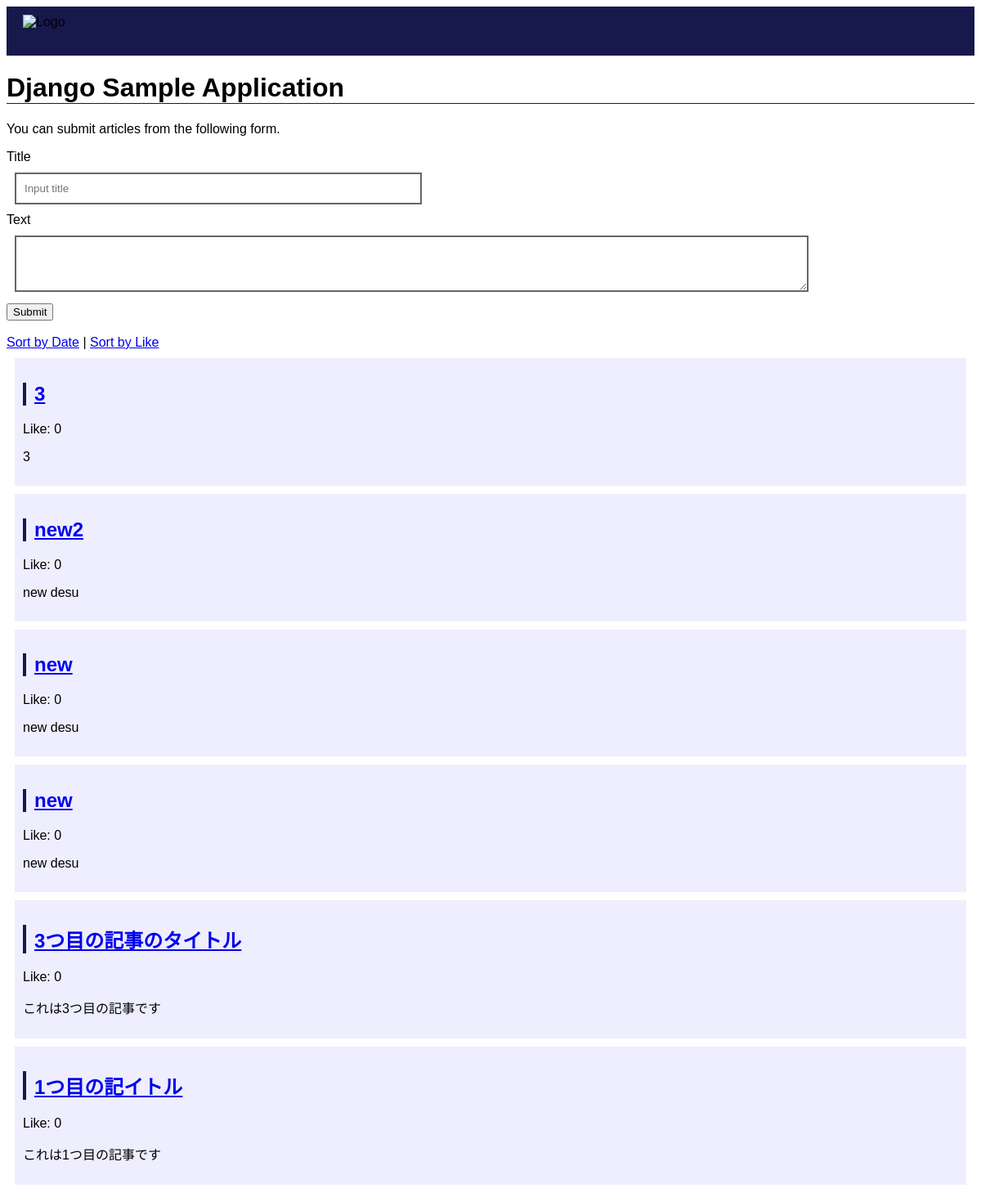
Before: / with the older database file.
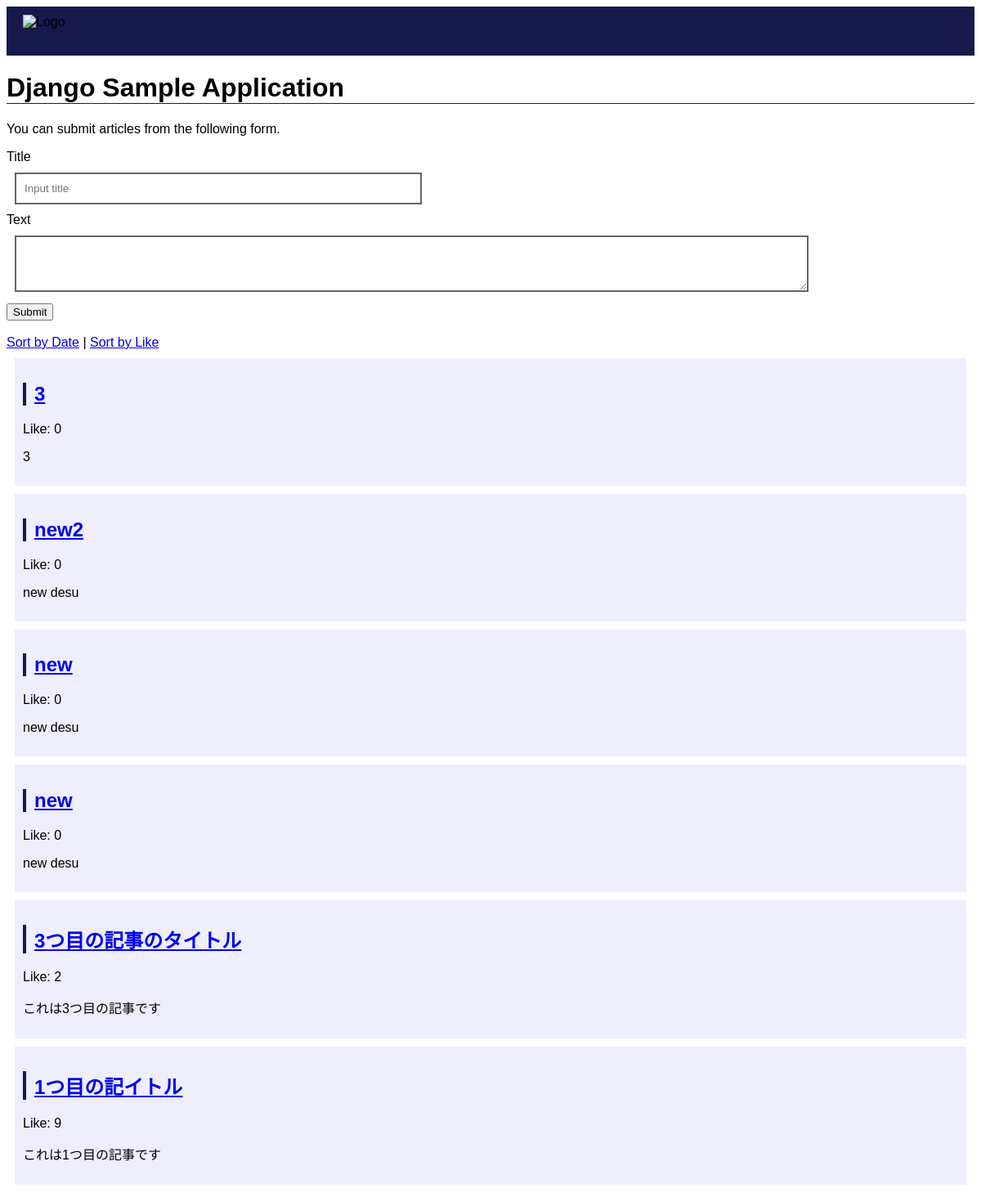
After: the same page with the newer database file.
### blog/models.py (models this page shows, shortened)
class Article(models.Model):
    title = models.CharField(max_length=200)
    body = models.TextField()
    posted_at = models.DateTimeField(default=timezone.now)
    published_at = models.DateTimeField(blank=True, null=True)
    like = models.IntegerField(default=0)

### blog/views.py (the view)
# urls.py: path("", views.index, name="index"),
def index(request):
    if request.method == "POST":
        article = Article(title=request.POST["title"], body=request.POST["text"])
        article.save()
        return redirect(detail, article.id)
    if "sort" in request.GET:
        if request.GET["sort"] == "like":
            articles = Article.objects.order_by("-like")
        else:
            articles = Article.objects.order_by("-posted_at")
    else:
        articles = Article.objects.order_by("-posted_at")
    context = {
        "articles": articles,
    }
    return render(request, "blog/index.html", context)

### blog/templates/blog/index.html (shortened to what this page needs)
{% load static %}
<!DOCTYPE html>
<html>
  <head>
    <link href="{% static 'blog/css/defaul.css' %}" rel="stylesheet" />
  </head>
  <body>
    <div id="header">
      <img src="{% static 'blog/img/iniad.png' %}" alt="Logo" />
    </div>
    <h1>Django Sample Application</h1>
    <p>You can submit articles from the following form.</p>
    <form action="{% url 'index' %}" method="post">
      <div>
        <label for="titleInput">Title</label><br />
        <input
          id="titleInput"
          name="title"
          type="text"
          placeholder="Input title"
        />
      </div>
      <div>
        <label for="textInput">Text</label><br />
        <textarea id="textInput" name="text" rows="3"></textarea>
      </div>
      <div>
        <button type="submit">Submit</button>
      </div>
    </form>
    <br />
    <div>
      <a href="{% url 'index' %}?sort=date">Sort by Date</a> |
      <a href="{% url 'index' %}?sort=like">Sort by Like</a>
    </div>
    {% if articles %} {% for article in articles %}
    <div class="text">
      <h2>
        <a href="{% url 'detail' article.id %}">{{ article.title }}</a>
      </h2>
      <div>
        <a onclick="like({{ article.id }});">
          Like: <span id="like{{article.id}}">{{ article.like }}</span></a
        >
      </div>
      <div>{{ article.body | linebreaks }}</div>
    </div>
    {% endfor %} {% else %}
    <p>No article.</p>
    {% endif %}
  </body>
</html>

Changed rows visible on the page:
changed Article "3つ目の記事のタイトル": like "0" → "2"
changed Article "1つ目の記イトル": like "0" → "9"
